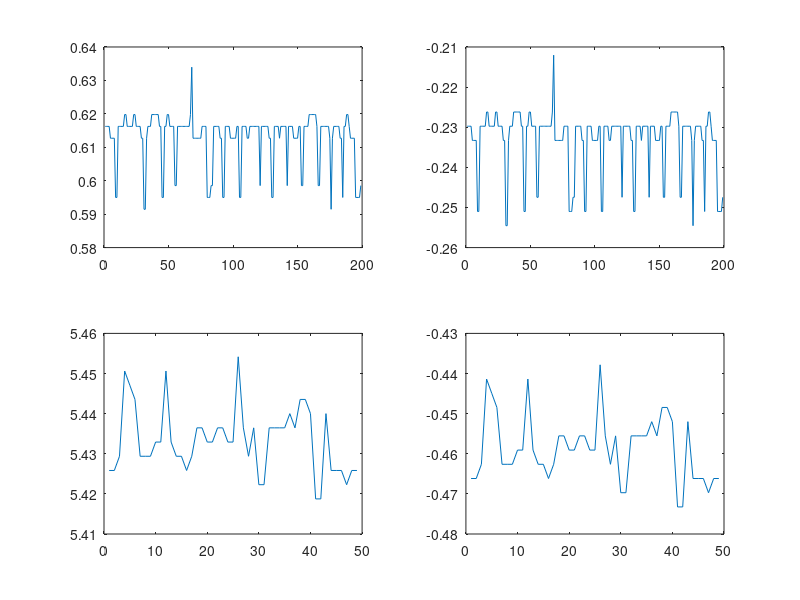

Recreate this plot in MATLAB.
%% to test the java program

clc;

% data = load('top100.txt');
% 
% figure;
% scatter(data(:,1), data(:,2));
% xlim([0, 6.8]);
% ylim([0,3.2]);

g1 = 0.846;
g2 = 5.892;
figure;
subplot(221);
distance = load('distance68.txt.txt')/2;
plot(distance);
subplot(222);
error = distance - g1;
plot(error);
fprintf('variance = %.2f', max(distance) - min(distance));
subplot(223);
distance = load('distance31.txt')/2;
plot(distance);
fprintf('variance = %.2f', max(distance) - min(distance));
subplot(224);
error = distance - g2;
plot(error);





